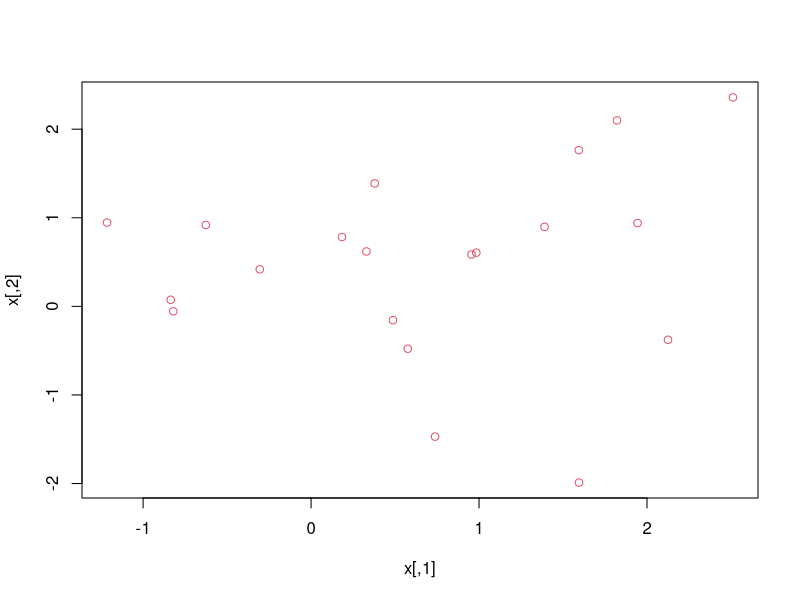
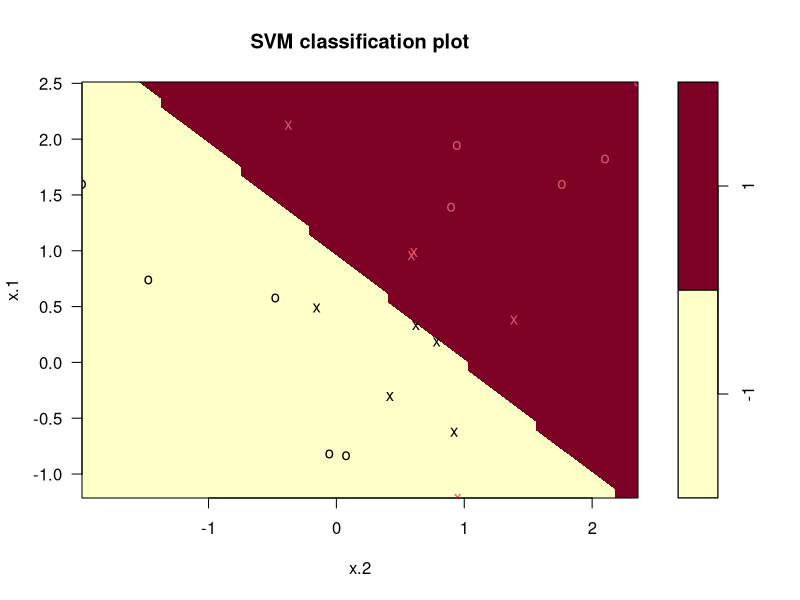
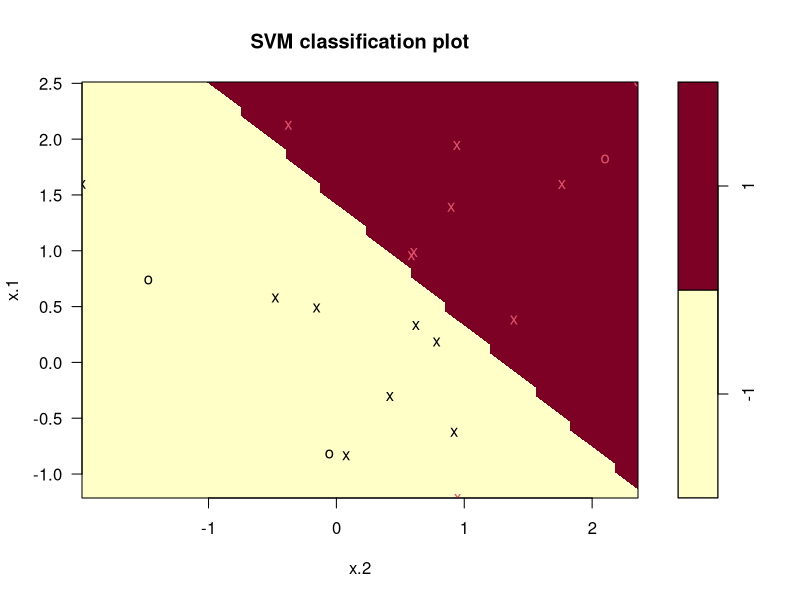
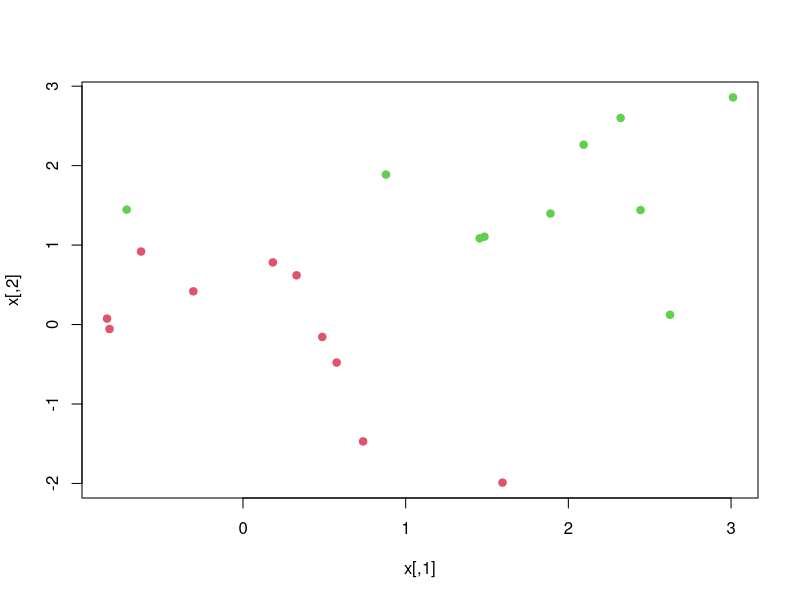
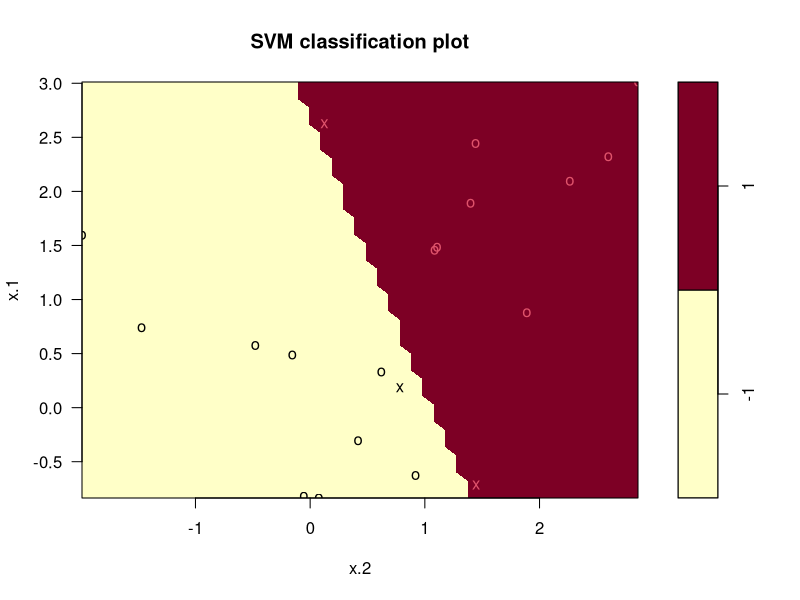
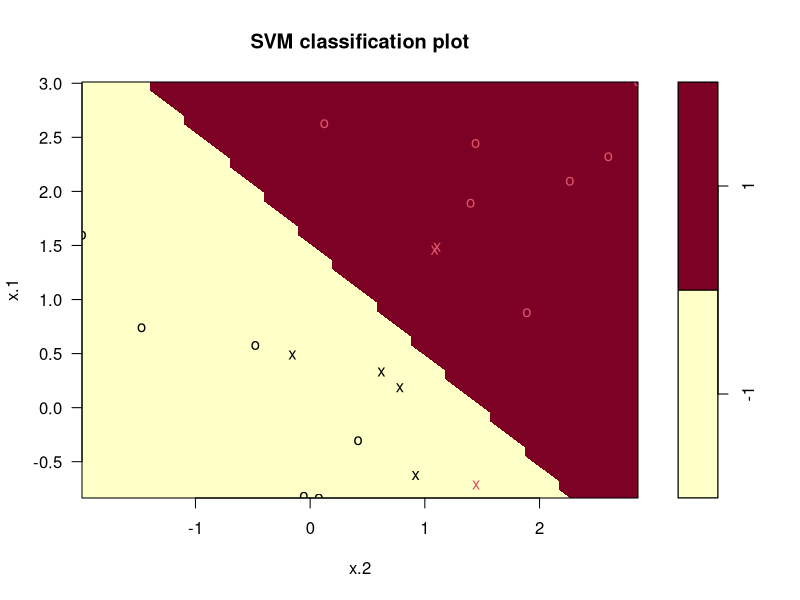

Here is the R script that generated these plots, in order:
## ---- chunk 1
set.seed(1)
x <- matrix(rnorm(20*2), ncol=2)
y <- c(rep(-1, 10), rep(1, 10))

# to seperate x values where y==1 or y==-1
x[y==1,] <- x[y==1,] + 1 # Just add 1 to x when y==1
## ---- chunk 2
plot(x, col=(3-1))
## ---- chunk 3
dat <- data.frame(x=x, y=as.factor(y))
library(e1071)
svmfit <- svm(y~., data=dat, kernel="linear", cost=1, scale=FALSE)
plot(svmfit, dat)
## ---- chunk 4
svmfit$index
## ---- chunk 5
summary(svmfit)
## ---- chunk 6
svmfit <- svm(y~., data=dat, kernel = "linear", cost=0.1, scale=FALSE)
plot(svmfit, dat)
svmfit$index
## ---- chunk 7
set.seed(1)
tune.out <- tune(svm, y~., data=dat, kernel="linear", 
              ranges=list(cost=c(0.001, 0.01, 0.1, 1.5, 10, 100)))
## ---- chunk 8
summary(tune.out)
## ---- chunk 9
bestmod <- tune.out$best.model
summary(bestmod)
## ---- chunk 10
xtest <- matrix(rnorm (20*2), ncol =2)
ytest <- sample(c(-1,1) , 20, rep=TRUE)
xtest[ytest==1 ,] <- xtest[ytest==1,] + 1
testdat <- data.frame(x=xtest , y=as.factor(ytest))
## ---- chunk 11
ypred <- predict(bestmod, testdat)
table(predict=ypred, truth=testdat$y)
## ---- chunk 12
svmfit <- svm(y~., data=dat, kernel="linear", cost=0.01, scale=FALSE)
ypred <- predict(svmfit,testdat)
table(predict=ypred, truth=testdat$y)
## ---- chunk 13
x[y==1,] <- x[y==1,] + 0.5
plot(x, col=(y+5)/2, pch=19)
## ---- chunk 14
dat <- data.frame(x=x,y=as.factor(y))
svmfit <- svm(y~., data=dat, kernel="linear", cost=1e5)
summary(svmfit)
plot(svmfit, dat)
## ---- chunk 15
svmfit <- svm(y~., data=dat, kernel="linear", cost=1)
summary(svmfit)
plot(svmfit,dat)
